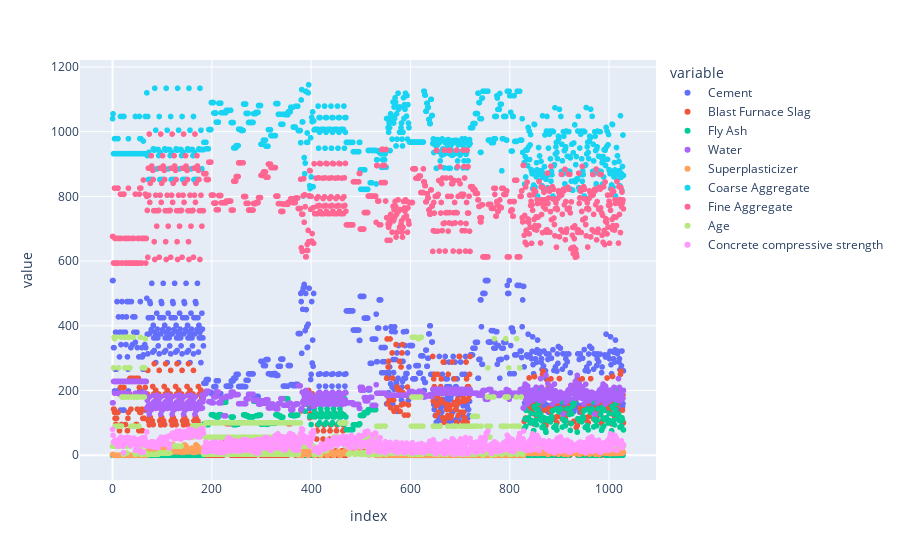

Here is the notebook cell this chart was saved with:
### Code cell
# Pairplot
print(f'Columns: {df.columns}')
fig = px.scatter(df)
fig.show()

### Figure 1 — Plotly figure (JSON) as saved in the notebook; plotly's stock layout.template omitted (floating-point values rounded to 4 significant figures; data arrays with more than 128 entries replaced by an {"elided": "..."} marker saying what was removed)
{"data": [{"hovertemplate": "variable=Cement<br>index=%{x}<br>value=%{y}<extra></extra>", "legendgroup": "Cement", "marker": {"color": "#636efa", "symbol": "circle"}, "mode": "markers", "name": "Cement", "showlegend": true, "type": "scattergl", "x": {"elided": "1030 int values"}, "xaxis": "x", "y": {"elided": "1030 float values"}, "yaxis": "y"}, {"hovertemplate": "variable=Blast Furnace Slag<br>index=%{x}<br>value=%{y}<extra></extra>", "legendgroup": "Blast Furnace Slag", "marker": {"color": "#EF553B", "symbol": "circle"}, "mode": "markers", "name": "Blast Furnace Slag", "showlegend": true, "type": "scattergl", "x": {"elided": "1030 int values"}, "xaxis": "x", "y": {"elided": "1030 float values"}, "yaxis": "y"}, {"hovertemplate": "variable=Fly Ash<br>index=%{x}<br>value=%{y}<extra></extra>", "legendgroup": "Fly Ash", "marker": {"color": "#00cc96", "symbol": "circle"}, "mode": "markers", "name": "Fly Ash", "showlegend": true, "type": "scattergl", "x": {"elided": "1030 int values"}, "xaxis": "x", "y": {"elided": "1030 float values"}, "yaxis": "y"}, {"hovertemplate": "variable=Water<br>index=%{x}<br>value=%{y}<extra></extra>", "legendgroup": "Water", "marker": {"color": "#ab63fa", "symbol": "circle"}, "mode": "markers", "name": "Water", "showlegend": true, "type": "scattergl", "x": {"elided": "1030 int values"}, "xaxis": "x", "y": {"elided": "1030 float values"}, "yaxis": "y"}, {"hovertemplate": "variable=Superplasticizer<br>index=%{x}<br>value=%{y}<extra></extra>", "legendgroup": "Superplasticizer", "marker": {"color": "#FFA15A", "symbol": "circle"}, "mode": "markers", "name": "Superplasticizer", "showlegend": true, "type": "scattergl", "x": {"elided": "1030 int values"}, "xaxis": "x", "y": {"elided": "1030 float values"}, "yaxis": "y"}, {"hovertemplate": "variable=Coarse Aggregate<br>index=%{x}<br>value=%{y}<extra></extra>", "legendgroup": "Coarse Aggregate", "marker": {"color": "#19d3f3", "symbol": "circle"}, "mode": "markers", "name": "Coarse Aggregate", "showlegend": true, "type": "scattergl", "x": {"elided": "1030 int values"}, "xaxis": "x", "y": {"elided": "1030 float values"}, "yaxis": "y"}, {"hovertemplate": "variable=Fine Aggregate<br>index=%{x}<br>value=%{y}<extra></extra>", "legendgroup": "Fine Aggregate", "marker": {"color": "#FF6692", "symbol": "circle"}, "mode": "markers", "name": "Fine Aggregate", "showlegend": true, "type": "scattergl", "x": {"elided": "1030 int values"}, "xaxis": "x", "y": {"elided": "1030 float values"}, "yaxis": "y"}, {"hovertemplate": "variable=Age<br>index=%{x}<br>value=%{y}<extra></extra>", "legendgroup": "Age", "marker": {"color": "#B6E880", "symbol": "circle"}, "mode": "markers", "name": "Age", "showlegend": true, "type": "scattergl", "x": {"elided": "1030 int values"}, "xaxis": "x", "y": {"elided": "1030 int values"}, "yaxis": "y"}, {"hovertemplate": "variable=Concrete compressive strength<br>index=%{x}<br>value=%{y}<extra></extra>", "legendgroup": "Concrete compressive strength", "marker": {"color": "#FF97FF", "symbol": "circle"}, "mode": "markers", "name": "Concrete compressive strength", "showlegend": true, "type": "scattergl", "x": {"elided": "1030 int values"}, "xaxis": "x", "y": {"elided": "1030 float values"}, "yaxis": "y"}], "layout": {"legend": {"title": {"text": "variable"}, "tracegroupgap": 0}, "margin": {"t": 60}, "xaxis": {"anchor": "y", "domain": [0, 1], "title": {"text": "index"}}, "yaxis": {"anchor": "x", "domain": [0, 1], "title": {"text": "value"}}}}
